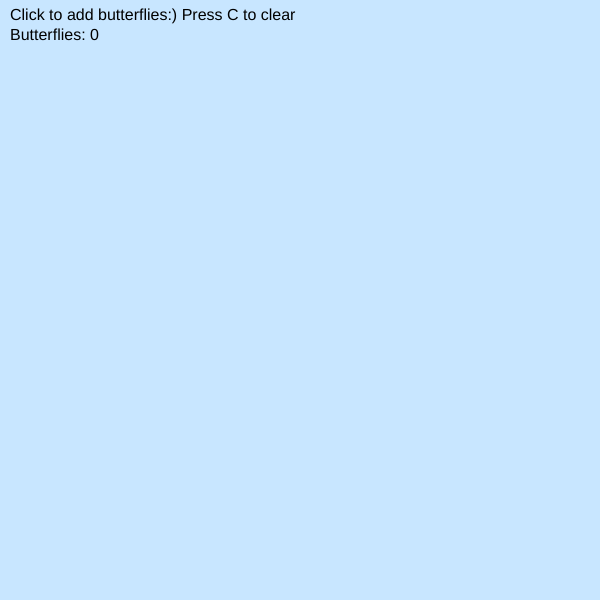
Frame 1 (no input)
Frame 60 (no input): identical to frame 1, image omitted
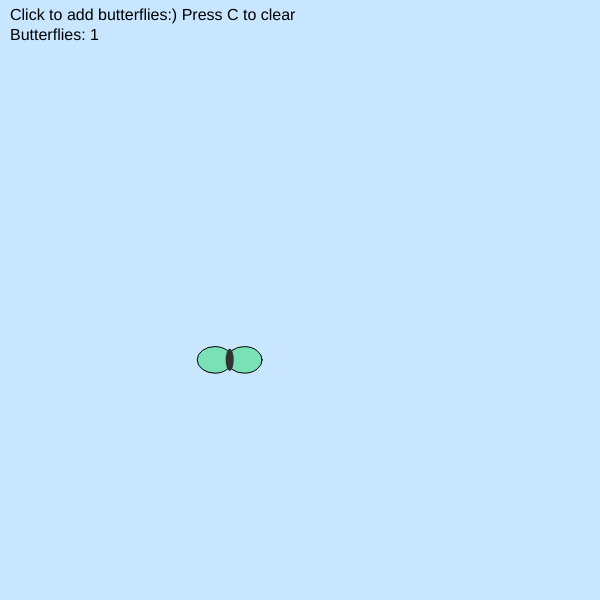
Frame 120 (the mouse pressed at the canvas centre since frame 60)

The p5.js sketch that drew these frames (run headless with seeded random() and noise() and a simulated clock; from frame 60 on, the mouse is pressed at the canvas centre):

// p5.js sketch
// ── sketch.js
// Sketch 2: Flying Butterflies
// Click to release butterflies that fly around

let butterflies = [];

// Class: Butterfly
class Butterfly {
  constructor(x, y) {
    this.x = x;
    this.y = y;
    this.size = random(30, 50);

    this.xSpeed = random(-2, 2);
    this.ySpeed = random(-2, 2);

    // Color
    this.r = random(50, 255);
    this.g = random(100, 255);
    this.b = random(150, 255);
  }

  // Drawing the butterfly
  display() {
    fill(this.r, this.g, this.b);
    stroke(0);
    strokeWeight(1);

    // LEFT wing - simple ellipse
    ellipse(this.x - this.size / 3, this.y, this.size * 0.8, this.size * 0.6);

    // RIGHT wing - simple ellipse
    ellipse(this.x + this.size / 3, this.y, this.size * 0.8, this.size * 0.6);

    // Body in center
    fill(50);
    noStroke();
    ellipse(this.x, this.y, 8, this.size * 0.5);
  }

  // Moving around
  update() {
    this.x += this.xSpeed;
    this.y += this.ySpeed;

    // Bounce off edges
    if (this.x > width || this.x < 0) {
      this.xSpeed *= -1;
    }
    if (this.y > height || this.y < 0) {
      this.ySpeed *= -1;
    }
  }
}

function setup() {
  createCanvas(600, 600);
}

function draw() {
  background(200, 230, 255); // Light blue sky

  for (let i = 0; i < butterflies.length; i++) {
    butterflies[i].update();
    butterflies[i].display();
  }

  fill(0);
  textSize(16);
  text("Click to add butterflies:) Press C to clear", 10, 20);
  text("Butterflies: " + butterflies.length, 10, 40);
}

function mousePressed() {
  let b = new Butterfly(mouseX, mouseY);
  butterflies.push(b);
}

function keyPressed() {
  if (key === "c" || key === "C") {
    butterflies = [];
  }
}

// ── style.css
html, body {
  margin: 0;
  padding: 0;
  overflow: hidden;
  height: 100%;
}
canvas {
  display: block;
  width: 100% !important;
  height: 100% !important;
}
